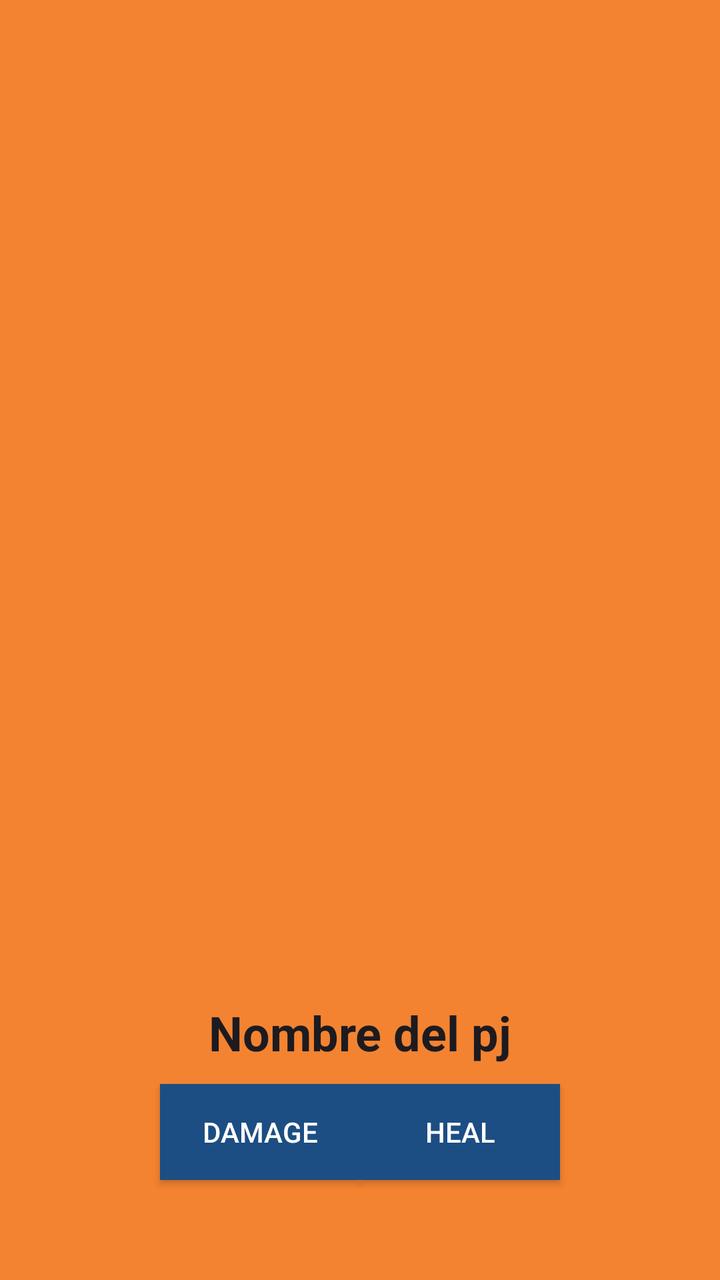
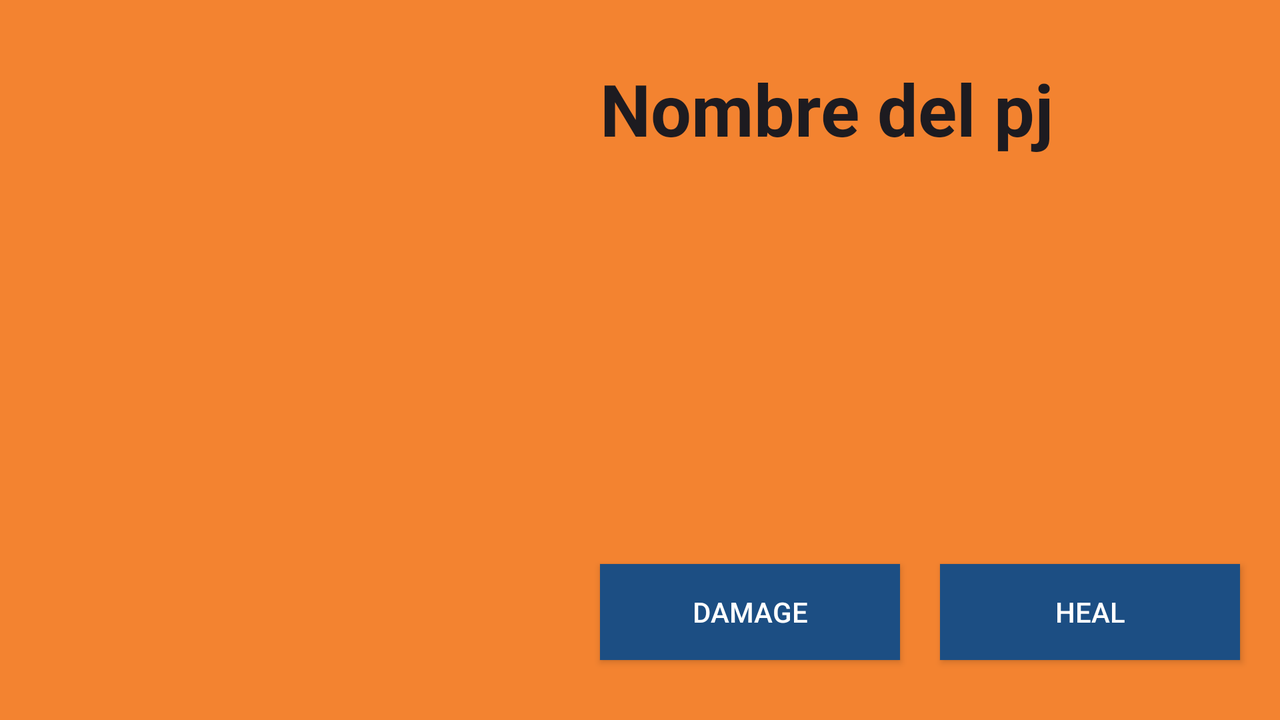

The same Android screen from two of the app's own layout files: first res/layout/ as a phone draws it, then the repository's variant for another configuration, drawn on a device whose configuration selects that folder. Both files follow.
<!-- AndroidManifest.xml: application theme Theme.DragonBall -->
<!-- res/layout/character.xml -->
<?xml version="1.0" encoding="utf-8"?>
<androidx.constraintlayout.widget.ConstraintLayout xmlns:android="http://schemas.android.com/apk/res/android"
    xmlns:app="http://schemas.android.com/apk/res-auto"
    xmlns:tools="http://schemas.android.com/tools"
    android:layout_width="match_parent"
    android:layout_height="match_parent"
    android:background="@color/orange">

    <ImageView
        android:id="@+id/imageView2"
        android:layout_width="300dp"
        android:layout_height="400dp"
        android:layout_marginTop="50dp"
        app:layout_constraintEnd_toEndOf="parent"
        app:layout_constraintStart_toStartOf="parent"
        app:layout_constraintTop_toTopOf="parent"
        tools:srcCompat="@tools:sample/avatars" />

    <TextView
        android:id="@+id/textView"
        android:layout_width="wrap_content"
        android:layout_height="wrap_content"
        android:layout_marginTop="50dp"
        android:text="Nombre del pj"
        android:textAppearance="@style/TextAppearance.AppCompat.Large"
        android:textSize="24sp"
        android:textStyle="bold"
        app:layout_constraintEnd_toEndOf="parent"
        app:layout_constraintStart_toStartOf="parent"
        app:layout_constraintTop_toBottomOf="@+id/imageView2" />

    <androidx.appcompat.widget.AppCompatButton
        android:id="@+id/appCompatButton"
        android:layout_width="100dp"
        android:layout_height="wrap_content"
        android:layout_marginStart="80dp"
        android:layout_marginBottom="50dp"
        android:background="@color/blue"
        android:text="@string/damage"
        android:textColor="@color/white"
        app:layout_constraintBottom_toBottomOf="parent"
        app:layout_constraintStart_toStartOf="parent" />

    <androidx.appcompat.widget.AppCompatButton
        android:layout_width="100dp"
        android:layout_height="wrap_content"
        android:layout_marginBottom="50dp"
        android:background="@color/blue"
        android:text="@string/heal"
        android:textColor="@color/white"
        app:layout_constraintBottom_toBottomOf="parent"
        app:layout_constraintEnd_toEndOf="parent"
        android:layout_marginEnd="80dp"
        app:layout_constraintStart_toEndOf="@+id/appCompatButton" />

</androidx.constraintlayout.widget.ConstraintLayout>
<!-- resources referenced by this layout -->
<resources>
  <color name="blue">#1C4E83</color>
  <color name="orange">#F38330</color>
  <color name="white">#FFFFFFFF</color>
  <string name="damage">Damage</string>
  <string name="heal">Heal</string>
  <style name="Theme.DragonBall" parent="Base.Theme.DragonBall" />
  <style name="Base.Theme.DragonBall" parent="Theme.Material3.DayNight.NoActionBar">
          
          
      </style>
</resources>
<!-- res/layout-land/character.xml (the repository's variant of the layout above) -->
<!-- drawn on the phone turned sideways -->
<?xml version="1.0" encoding="utf-8"?>
<androidx.constraintlayout.widget.ConstraintLayout xmlns:android="http://schemas.android.com/apk/res/android"
    xmlns:app="http://schemas.android.com/apk/res-auto"
    xmlns:tools="http://schemas.android.com/tools"
    android:layout_width="match_parent"
    android:layout_height="match_parent"
    android:background="@color/orange">

    <ImageView
        android:id="@+id/imageView2"
        android:layout_width="200dp"
        android:layout_height="300dp"
        android:layout_marginStart="50dp"
        app:layout_constraintBottom_toBottomOf="parent"
        app:layout_constraintStart_toStartOf="parent"
        app:layout_constraintTop_toTopOf="parent"
        tools:srcCompat="@tools:sample/avatars" />

    <TextView
        android:id="@+id/textView"
        android:layout_width="wrap_content"
        android:layout_height="wrap_content"
        android:text="Nombre del pj"
        android:textAppearance="@style/TextAppearance.AppCompat.Large"
        android:textSize="36sp"
        android:textStyle="bold"
        android:layout_marginStart="50dp"
        app:layout_constraintStart_toEndOf="@+id/imageView2"
        app:layout_constraintTop_toTopOf="@+id/imageView2" />

    <androidx.appcompat.widget.AppCompatButton
        android:id="@+id/appCompatButton"
        android:layout_width="150dp"
        android:layout_height="wrap_content"
        android:background="@color/blue"
        android:text="@string/damage"
        android:layout_marginStart="50dp"
        android:textColor="@color/white"
        app:layout_constraintBottom_toBottomOf="@+id/imageView2"
        app:layout_constraintStart_toEndOf="@+id/imageView2" />

    <androidx.appcompat.widget.AppCompatButton
        android:layout_width="150dp"
        android:layout_height="wrap_content"

        android:background="@color/blue"
        android:text="@string/heal"
        android:textColor="@color/white"
        app:layout_constraintBottom_toBottomOf="@+id/imageView2"
        app:layout_constraintEnd_toEndOf="parent"
        app:layout_constraintStart_toEndOf="@+id/appCompatButton" />

</androidx.constraintlayout.widget.ConstraintLayout>
